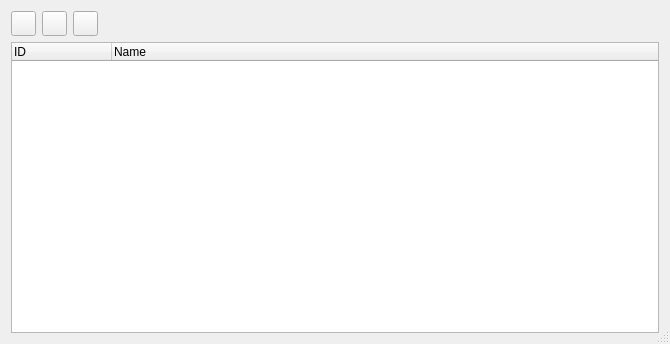
<?xml version="1.0" encoding="UTF-8"?>
<ui version="4.0">
 <class>DepartDlg</class>
 <widget class="QDialog" name="DepartDlg">
  <property name="geometry">
   <rect>
    <x>0</x>
    <y>0</y>
    <width>670</width>
    <height>344</height>
   </rect>
  </property>
  <property name="windowTitle">
   <string>Departments</string>
  </property>
  <property name="locale">
   <locale language="English" country="UnitedStates"/>
  </property>
  <property name="sizeGripEnabled">
   <bool>true</bool>
  </property>
  <layout class="QVBoxLayout" name="verticalLayout">
   <item>
    <widget class="QWidget" name="wdEdit" native="true">
     <layout class="QHBoxLayout" name="horizontalLayout_2">
      <property name="leftMargin">
       <number>0</number>
      </property>
      <property name="topMargin">
       <number>0</number>
      </property>
      <property name="rightMargin">
       <number>0</number>
      </property>
      <property name="bottomMargin">
       <number>0</number>
      </property>
      <item>
       <widget class="QToolButton" name="tbPlus">
        <property name="minimumSize">
         <size>
          <width>25</width>
          <height>25</height>
         </size>
        </property>
        <property name="toolTip">
         <string>Add</string>
        </property>
        <property name="icon">
         <iconset resource="resource1.qrc">
          <normaloff>:/some/ico/ico/plus.png</normaloff>:/some/ico/ico/plus.png</iconset>
        </property>
       </widget>
      </item>
      <item>
       <widget class="QToolButton" name="tbProps">
        <property name="minimumSize">
         <size>
          <width>25</width>
          <height>25</height>
         </size>
        </property>
        <property name="toolTip">
         <string>Properties</string>
        </property>
        <property name="icon">
         <iconset resource="resource1.qrc">
          <normaloff>:/some/ico/ico/edit.png</normaloff>:/some/ico/ico/edit.png</iconset>
        </property>
       </widget>
      </item>
      <item>
       <widget class="QToolButton" name="tbMinus">
        <property name="minimumSize">
         <size>
          <width>25</width>
          <height>25</height>
         </size>
        </property>
        <property name="toolTip">
         <string>Remove</string>
        </property>
        <property name="icon">
         <iconset resource="resource1.qrc">
          <normaloff>:/some/ico/ico/minus.png</normaloff>:/some/ico/ico/minus.png</iconset>
        </property>
       </widget>
      </item>
      <item>
       <spacer name="horizontalSpacer">
        <property name="orientation">
         <enum>Qt::Horizontal</enum>
        </property>
        <property name="sizeHint" stdset="0">
         <size>
          <width>40</width>
          <height>20</height>
         </size>
        </property>
       </spacer>
      </item>
     </layout>
    </widget>
   </item>
   <item>
    <widget class="QTreeWidget" name="twDepart">
     <property name="contextMenuPolicy">
      <enum>Qt::CustomContextMenu</enum>
     </property>
     <property name="rootIsDecorated">
      <bool>false</bool>
     </property>
     <column>
      <property name="text">
       <string>ID</string>
      </property>
     </column>
     <column>
      <property name="text">
       <string>Name</string>
      </property>
     </column>
    </widget>
   </item>
  </layout>
  <action name="actionNew">
   <property name="text">
    <string>New...</string>
   </property>
  </action>
  <action name="actionRename">
   <property name="text">
    <string>Rename...</string>
   </property>
  </action>
  <action name="actionDelete">
   <property name="text">
    <string>Delete...</string>
   </property>
  </action>
 </widget>
 <resources>
  <include location="resource1.qrc"/>
 </resources>
 <connections>
  <connection>
   <sender>tbPlus</sender>
   <signal>clicked()</signal>
   <receiver>actionNew</receiver>
   <slot>trigger()</slot>
   <hints>
    <hint type="sourcelabel">
     <x>22</x>
     <y>22</y>
    </hint>
    <hint type="destinationlabel">
     <x>-1</x>
     <y>-1</y>
    </hint>
   </hints>
  </connection>
  <connection>
   <sender>tbProps</sender>
   <signal>clicked()</signal>
   <receiver>actionRename</receiver>
   <slot>trigger()</slot>
   <hints>
    <hint type="sourcelabel">
     <x>53</x>
     <y>22</y>
    </hint>
    <hint type="destinationlabel">
     <x>-1</x>
     <y>-1</y>
    </hint>
   </hints>
  </connection>
  <connection>
   <sender>tbMinus</sender>
   <signal>clicked()</signal>
   <receiver>actionDelete</receiver>
   <slot>trigger()</slot>
   <hints>
    <hint type="sourcelabel">
     <x>84</x>
     <y>22</y>
    </hint>
    <hint type="destinationlabel">
     <x>-1</x>
     <y>-1</y>
    </hint>
   </hints>
  </connection>
 </connections>
</ui>
